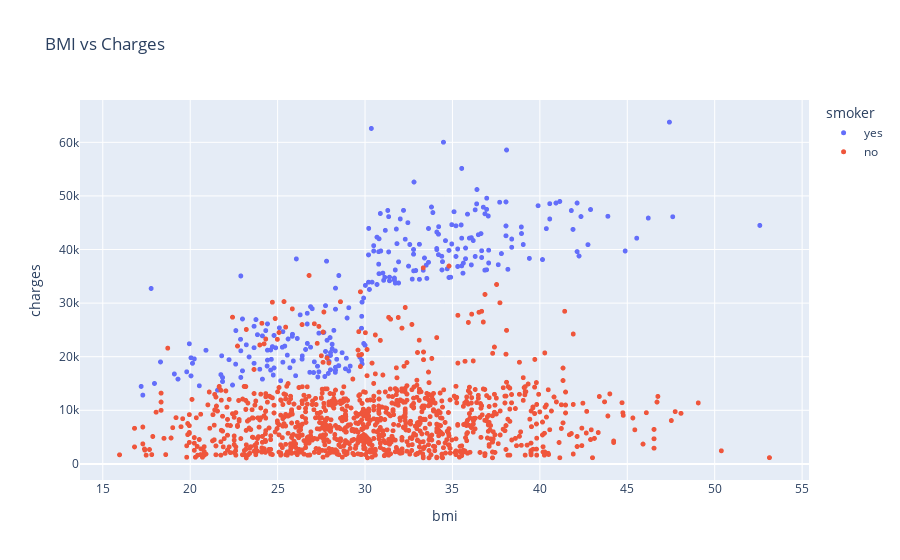

Notebook source saved alongside this figure:
### Markdown cell above
- There general trend seems to be medical charges increases with age. Howeverm there is a significant variation at every age, and it's clear that age alone cannot be used to accurately determine medical charges.<br>


- There are three clusters which seem to form a line with an increasing slope:
    1. "Healthy non-smokers" with relatively low medical expenses compares to other.
    2. Mix of smokers and non-smokers. This overlap may be due to non-smokers with major medical issues and smokers without major medical issues.
    3. Smokers, presumably with major medical issues that are possibly related to or worsened by smoking.

### Code cell
fig = px.scatter(medical_df,
                    x='bmi',
                    y='charges',
                    color="smoker",
                    hover_data=['sex','children'],
                    title="BMI vs Charges")
fig.update_traces(marker_size=5)
fig.show()

### Figure 1 — Plotly figure (JSON) as saved in the notebook; plotly's stock layout.template omitted (floating-point values rounded to 4 significant figures; data arrays with more than 128 entries replaced by an {"elided": "..."} marker saying what was removed)
{"data": [{"customdata": {"elided": "274x2 mixed values"}, "hovertemplate": "smoker=yes<br>bmi=%{x}<br>charges=%{y}<br>sex=%{customdata[0]}<br>children=%{customdata[1]}<extra></extra>", "legendgroup": "yes", "marker": {"color": "#636efa", "size": 5, "symbol": "circle"}, "mode": "markers", "name": "yes", "showlegend": true, "type": "scattergl", "x": {"elided": "274 float values"}, "xaxis": "x", "y": {"elided": "274 float values"}, "yaxis": "y"}, {"customdata": {"elided": "1064x2 mixed values"}, "hovertemplate": "smoker=no<br>bmi=%{x}<br>charges=%{y}<br>sex=%{customdata[0]}<br>children=%{customdata[1]}<extra></extra>", "legendgroup": "no", "marker": {"color": "#EF553B", "size": 5, "symbol": "circle"}, "mode": "markers", "name": "no", "showlegend": true, "type": "scattergl", "x": {"elided": "1064 float values"}, "xaxis": "x", "y": {"elided": "1064 float values"}, "yaxis": "y"}], "layout": {"legend": {"title": {"text": "smoker"}, "tracegroupgap": 0}, "title": {"text": "BMI vs Charges"}, "xaxis": {"anchor": "y", "domain": [0, 1], "title": {"text": "bmi"}}, "yaxis": {"anchor": "x", "domain": [0, 1], "title": {"text": "charges"}}}}
